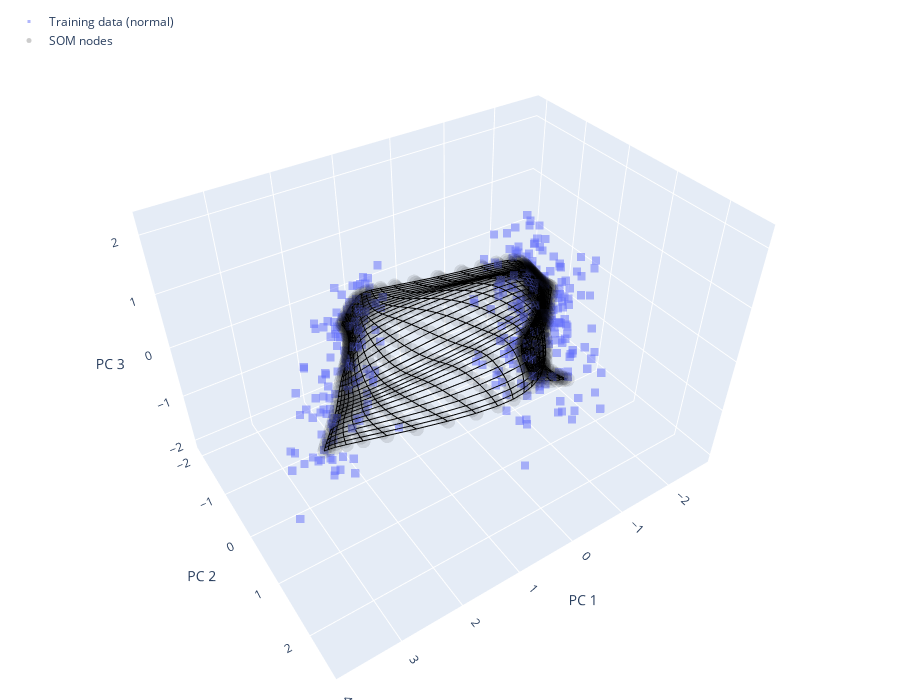

This figure's notebook cell:
### Code cell
plot_in_3PC(X_scaled_pca, nw_shape=node_weights.shape, nw_flat=node_weights_flat_pca)
